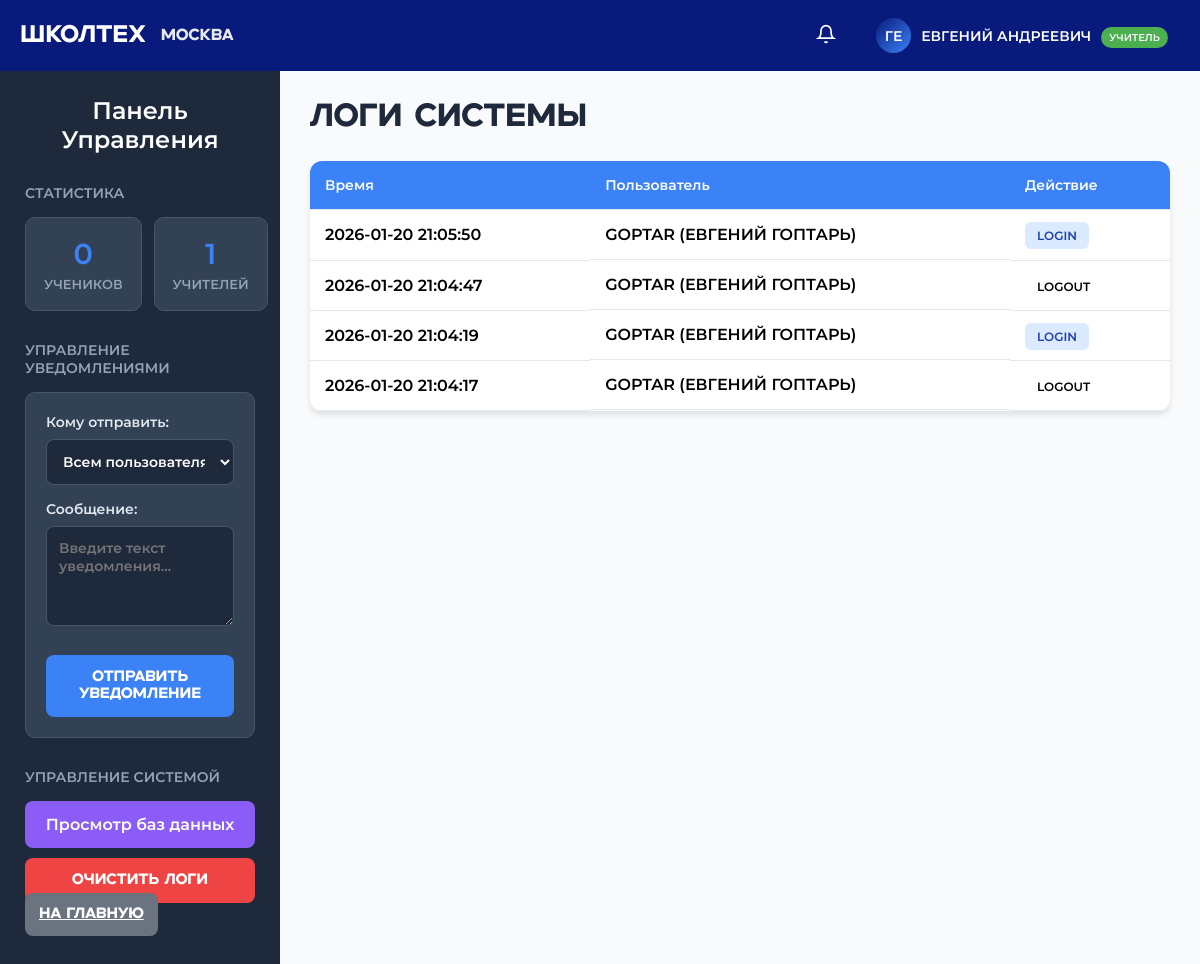
The page /admin (signed in) on the database its author committed.
### tables this page shows
CREATE TABLE users
                 (id INTEGER PRIMARY KEY AUTOINCREMENT,
                  first_name TEXT NOT NULL,
                  last_name TEXT NOT NULL,
                  middle_name TEXT,
                  school_number TEXT NOT NULL,
                  class TEXT NOT NULL,
                  username TEXT UNIQUE NOT NULL,
                  email TEXT UNIQUE NOT NULL,
                  password TEXT NOT NULL,
                  role TEXT NOT NULL DEFAULT 'student',
                  is_active BOOLEAN DEFAULT 1,
                  created_at TIMESTAMP DEFAULT CURRENT_TIMESTAMP);

CREATE TABLE logs
                 (id INTEGER PRIMARY KEY AUTOINCREMENT,
                  user_id INTEGER,
                  action TEXT NOT NULL,
                  created_at TIMESTAMP DEFAULT CURRENT_TIMESTAMP);

### application.py (the view)
@app.route('/admin')
def admin_panel():
    if 'user_id' not in session:
        return redirect(url_for('login'))
    user_data = get_user_by_id(session['user_id'])
    if not user_data or user_data['role'] != 'teacher':
        return "Доступ запрещен", 403
    users = get_all_users()
    student_count = len([u for u in users if u['role'] == 'student'])
    teacher_count = len([u for u in users if u['role'] == 'teacher'])
    logs = []
    try:
        conn = get_db_connection()
        c = conn.cursor()
        c.execute('''SELECT l.action, l.created_at, u.username, u.first_name, u.last_name
                     FROM logs l
                     LEFT JOIN users u ON l.user_id = u.id
                     ORDER BY l.created_at DESC LIMIT 50''')
        logs = [dict(row) for row in c.fetchall()]
        conn.close()
    except:
        pass
    unread_count = get_unread_notifications_count(session['user_id'])
    return render_template('admin_panel.html',
                         user=user_data,
                         student_count=student_count,
                         teacher_count=teacher_count,
                         logs=logs,
                         unread_count=unread_count)

### application.py (called while the page is built, shortened)
def get_db_connection():
    for attempt in range(5):
        try:
            with db_lock:
                conn = sqlite3.connect(MAIN_DB, timeout=30.0)
                conn.row_factory = sqlite3.Row
                conn.execute("PRAGMA foreign_keys = ON")
                conn.execute("PRAGMA journal_mode = WAL")
                return conn
        except sqlite3.OperationalError:
            if attempt < 4:
                time.sleep(0.1)
                continue
            raise
    raise sqlite3.OperationalError("Не удалось подключиться к базе")

def get_user_by_id(user_id):
    try:
        conn = get_db_connection()
        c = conn.cursor()
        c.execute("SELECT * FROM users WHERE id = ?", (user_id,))
        user = c.fetchone()
        conn.close()
        if user:
            return format_user_data(dict(user))
        return None
    except:
        return None

def get_all_users():
    try:
        conn = get_db_connection()
        c = conn.cursor()
        c.execute("SELECT * FROM users ORDER BY created_at DESC")
        users = [format_user_data(dict(row)) for row in c.fetchall()]
        conn.close()
        return users
    except:
        return []

def format_user_data(user_dict):
    user_dict['avatar'] = f"{user_dict['last_name'][0]}{user_dict['first_name'][0]}" if user_dict.get('last_name') and user_dict.get('first_name') else '??'
    user_dict['role_display'] = 'УЧИТЕЛЬ' if user_dict.get('role') == 'teacher' else 'УЧЕНИК'
    return user_dict

def get_unread_notifications_count(user_id):
    try:
        conn = get_db_connection()
        c = conn.cursor()
        c.execute("SELECT COUNT(*) FROM notifications WHERE user_id = ? AND is_read = 0", (user_id,))
        count = c.fetchone()[0]
        conn.close()
        return count
    except:
        return 0

@app.before_request
def basic_security():
    return None

### templates/admin_panel.html (shortened to what this page needs)
<!DOCTYPE html>
<html lang="ru">
<head>
    <link rel="stylesheet" href="{{ url_for('static', filename='style.css') }}">
</head>
<body>
    <nav class="navbar">
        <div class="logo-section">
            <a href="{{ url_for('home') }}" class="logo-link">
                <div class="logo-text">ШКОЛТЕХ</div>
            </a>
            <div class="location">МОСКВА</div>
        </div>
        <div class="user-section">
            <div class="notification-icon" id="notificationIcon">
                <svg width="20" height="20" viewBox="0 0 24 24" fill="none" stroke="currentColor" stroke-width="2">
                    <path d="M18 8A6 6 0 0 0 6 8c0 7-3 9-3 9h18s-3-2-3-9"></path>
                    <path d="M13.73 21a2 2 0 0 1-3.46 0"></path>
                </svg>
            </div>
            <a href="{{ url_for('account') }}" class="user-profile-link">
                <div class="user-profile">
                    <div class="avatar">{{ user.avatar }}</div>
                    <div class="user-info">
                        <div class="username">{{ user.first_name }} {% if user.middle_name %}{{ user.middle_name }}{% endif %}</div>
                        <div class="user-role {{ user.role }}">{{ user.role_display }}</div>
                    </div>
                </div>
            </a>
        </div>
    </nav>
    <div class="admin-layout">
        <div class="admin-sidebar">
            <h2>Панель Управления</h2>
            <div class="sidebar-section">
                <h3>Статистика</h3>
                <div class="stats-grid">
                    <div class="stat-card">
                        <div class="stat-number">{{ student_count }}</div>
                        <div class="stat-label">УЧЕНИКОВ</div>
                    </div>
                    <div class="stat-card">
                        <div class="stat-number">{{ teacher_count }}</div>
                        <div class="stat-label">УЧИТЕЛЕЙ</div>
                    </div>
                </div>
            </div>
            <div class="sidebar-section">
                <h3>Управление уведомлениями</h3>
                <div class="notification-form">
                    <form id="notificationForm">
                        <div class="form-group">
                            <label for="type">Кому отправить:</label>
                            <select id="type" name="type">
                                <option value="all">Всем пользователям</option>
                            </select>
                        </div>
                        <div class="form-group">
                            <label for="message">Сообщение:</label>
                            <textarea id="message" name="message" placeholder="Введите текст уведомления..." required></textarea>
                        </div>
                        <button type="submit" class="btn btn-primary">Отправить уведомление</button>
                    </form>
                </div>
            </div>
            <div class="sidebar-section">
                <h3>Управление системой</h3>
                <a href="{{ url_for('view_databases') }}" class="database-link">Просмотр баз данных</a>
                <button class="btn btn-danger" onclick="clearLogs()">Очистить логи</button>
                <a href="{{ url_for('home') }}" class="btn btn-secondary">На главную</a>
            </div>
        </div>
        <div class="admin-content">
            <div class="content-header">
                <h1>Логи системы</h1>
            </div>
            <div class="logs-table">
                <table>
                    <thead>
                        <tr>
                            <th>Время</th>
                            <th>Пользователь</th>
                            <th>Действие</th>
                        </tr>
                    </thead>
                    <tbody>
                        {% for log in logs %}
                        <tr>
                            <td>{{ log.created_at[:19] if log.created_at else 'N/A' }}</td>
                            <td class="user-info">
                                {% if log.username %}
                                {{ log.username }} ({{ log.first_name }} {{ log.last_name }})
                                {% else %}
                                Система
                                {% endif %}
                            </td>
                            <td>
                                <span class="action-badge action-{{ log.action.split('_')[0].lower() }}">
                                    {{ log.action }}
                                </span>
                            </td>
                        </tr>
                        {% endfor %}
                    </tbody>
                </table>
            </div>
        </div>
    </div>
</body>
</html>

### static/style.css (style rules this page uses)
* { margin: 0; padding: 0; box-sizing: border-box; }
body { font-family: 'MONTSERRAT'; background-color: #f8fafc; }
.navbar { background-color: #081B7D; color: white; padding: 12px 20px; display: flex; justify-content: space-between; align-items: center; }
.logo-section { display: flex; align-items: center; gap: 15px; font-family: 'UNCAGE', sans-serif; }
.logo-text { font-size: 24px; font-weight: bold; }
.location { font-size: 16px; opacity: 0.9; }
.user-section { display: flex; align-items: center; gap: 20px; }
.notification-icon { cursor: pointer; padding: 8px; border-radius: 50%; position: relative; }
.user-profile { display: flex; align-items: center; gap: 10px; cursor: pointer; padding: 8px 12px; border-radius: 20px; transition: background-color 0.3s; }
.avatar { width: 35px; height: 35px; background: linear-gradient(135deg, #081B7D, #3b82f6); border-radius: 50%; display: flex; align-items: center; justify-content: center; font-weight: bold; font-size: 14px; color: white; }
.username { font-size: 14px; }
.user-role { padding: 2px 8px; border-radius: 12px; font-size: 10px; font-weight: bold; margin-top: 4px; }
.user-role.teacher { background-color: #4CAF50; color: white; }
.logo-link { text-decoration: none; color: white !important; }
.user-profile-link { text-decoration: none; color: inherit; }
.user-profile { display: flex; align-items: center; gap: 10px; padding: 6px 12px; border-radius: 20px; transition: background-color 0.3s; cursor: pointer; }
.avatar { width: 35px; height: 35px; background: linear-gradient(135deg, #081B7D, #3b82f6); border-radius: 50%; display: flex; align-items: center; justify-content: center; font-weight: bold; font-size: 14px; color: white; flex-shrink: 0; }
.user-info { display: flex; align-items: center; gap: 10px; }
.username { font-size: 14px; color: white; white-space: nowrap; }
.user-role { padding: 4px 8px; border-radius: 12px; font-size: 10px; font-weight: bold; white-space: nowrap; flex-shrink: 0; }

### rows shown on the page
users: first_name "ЕВГЕНИЙ", middle_name "АНДРЕЕВИЧ", role_display "УЧИТЕЛЬ"
logs: created_at "2026-01-20 21:05:50", username "GOPTAR", first_name "ЕВГЕНИЙ", last_name "ГОПТАРЬ", action "LOGIN"
logs: created_at "2026-01-20 21:04:47", username "GOPTAR", first_name "ЕВГЕНИЙ", last_name "ГОПТАРЬ", action "LOGOUT"
logs: created_at "2026-01-20 21:04:19", username "GOPTAR", first_name "ЕВГЕНИЙ", last_name "ГОПТАРЬ", action "LOGIN"
logs: created_at "2026-01-20 21:04:17", username "GOPTAR", first_name "ЕВГЕНИЙ", last_name "ГОПТАРЬ", action "LOGOUT"

### other values the page prints
{{ user.avatar }} "ГЕ"
{{ student_count }} "0"
{{ teacher_count }} "1"
